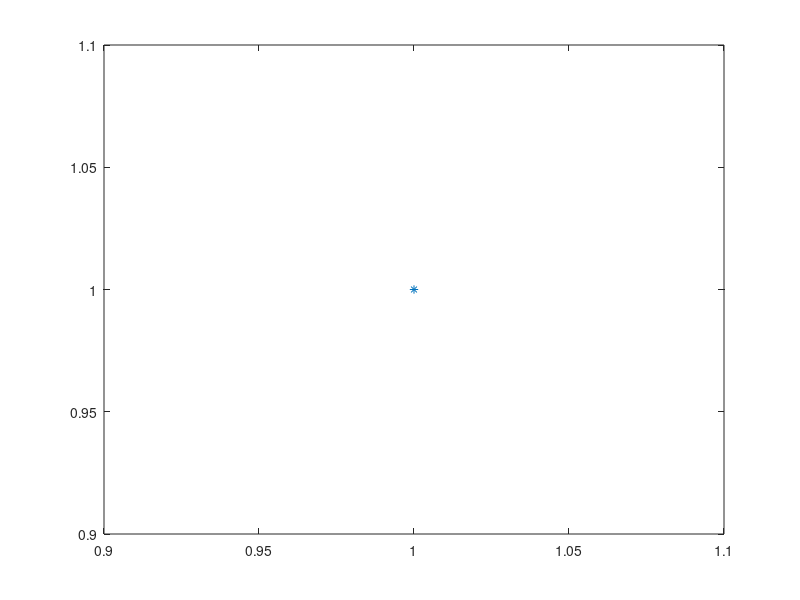

Recreate this plot in MATLAB.
% Question 4 with 6
% init_question_4w6.m
%
%
% !! Constants !!
% ** Wheel Radius (Using straight line simulation)
%   R = x_last_dist / last_odom_value * 64 * 1/2pi
%   x_last_dist = 2.2207, last_odom_value = 337
R               = 0.0671;

% ** Distance between wheels (Using stop one wheel simulation)
%   2pi*l_w = last_odom_value * 2piR/64
%   last_odom_value = 228, R = 0.0671
l_w             = 0.235;

% !! Initialize !!
r               = [1; 1];       % Desired Position
plot(r(1), r(2), '*')
u               = [4; 4];       % Voltage
y_prev          = [0; 0];       % robot odometry memory

p_x             = 0;            % x-position
p_y             = 0;            % y-position
phi             = 0;            % robot orientation
Pos_reached     = false;        % Flag for position reached
plotted         = false;        % Flag for plotting graphs: Q6
p_x_mem         = [];           % Memory for p_x
p_y_mem         = [];           % Memory for p_y
r_mem           = [0; 0];       % Memory for r with init [0; 0]
% PID Gains:
K_p             = 8;            % position